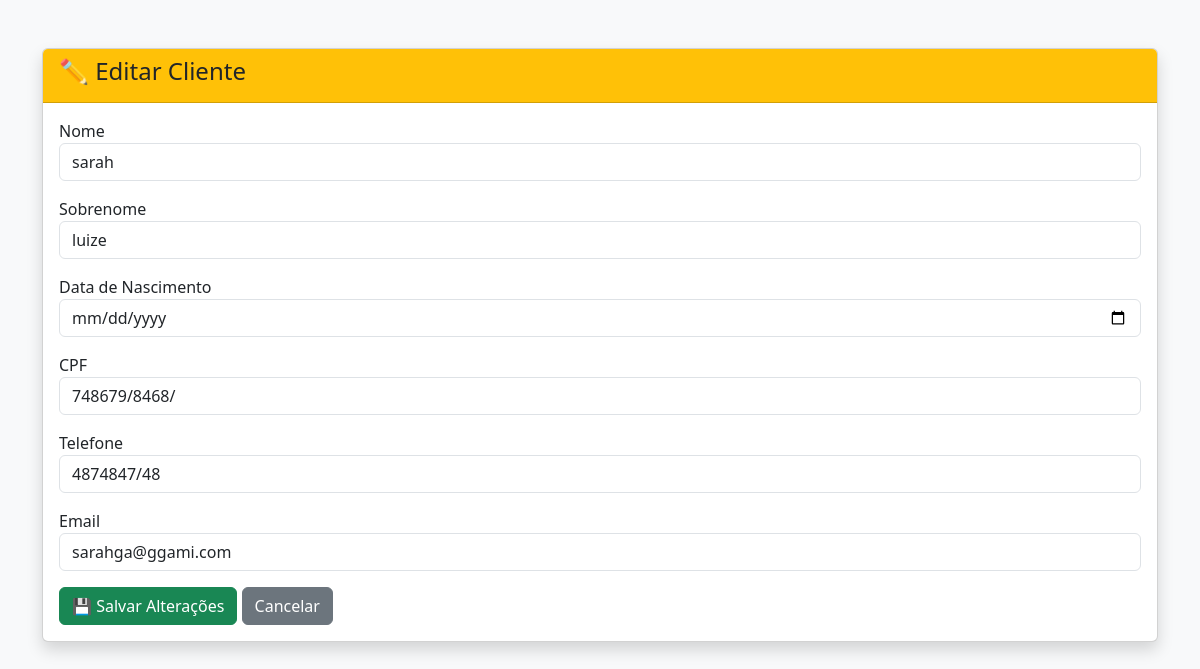
/editar/11/, run on the app's committed database.
### core/models.py (models this page shows, shortened)
class Cliente(models.Model):
    nome = models.CharField(max_length=200)
    sobrenome = models.CharField(max_length=200, null=True, blank=True)
    cpf = models.CharField(max_length=30, null=True, blank=True)
    telefone = models.CharField(max_length=30, null=True, blank=True)
    email = models.EmailField(max_length=100, null=True, blank=True)
    data_nascimento = models.DateField(null=True, blank=True)

### core/views.py (the view, shortened to what this page needs)
# urls.py: path('editar/<int:id>/', views.editar_cliente, name='editar_cliente'),
def editar_cliente(request, id):
    cliente = get_object_or_404(Cliente, id=id)
    return render(request, 'editar_cliente.html', {'cliente': cliente})

### core/templates/editar_cliente.html (shortened to what this page needs)
{% load bootstrap5 %}
<!DOCTYPE html>
<html>
<head>
    {% bootstrap_css %}
</head>
<body class="bg-light">
<div class="container mt-5">
    <div class="card shadow">
        <div class="card-header bg-warning">
            <h4>✏ Editar Cliente</h4>
        </div>
        <div class="card-body">
            <form method="post">
                <div class="mb-3">
                    <label>Nome</label>
                    <input type="text" name="nome"
                           class="form-control"
                           value="{{ cliente.nome }}">
                </div>
                <div class="mb-3">
                    <label>Sobrenome</label>
                    <input type="text" name="sobrenome"
                           class="form-control"
                           value="{{ cliente.sobrenome }}">
                </div>
                <div class="mb-3">
                    <label>Data de Nascimento</label>
                    <input type="date" name="data_nascimento"
                           class="form-control"
                           value="{{ cliente.data_nascimento|date:'Y-m-d' }}">
                </div>
                <div class="mb-3">
                    <label>CPF</label>
                    <input type="text" name="cpf"
                           class="form-control"
                           value="{{ cliente.cpf }}">
                </div>
                <div class="mb-3">
                    <label>Telefone</label>
                    <input type="text" name="telefone"
                           class="form-control"
                           value="{{ cliente.telefone }}">
                </div>
                <div class="mb-3">
                    <label>Email</label>
                    <input type="email" name="email"
                           class="form-control"
                           value="{{ cliente.email }}">
                </div>
                <button type="submit" class="btn btn-success">
                    💾 Salvar Alterações
                </button>
                <a href="{% url 'urlclientes' %}"
                   class="btn btn-secondary">
                    Cancelar
                </a>
            </form>
        </div>
    </div>
</div>
</body>
</html>

### data on the page
Cliente: nome "sarah", sobrenome "luize", cpf "748679/8468/", telefone "4874847/48", email "sarahga@ggami.com"
